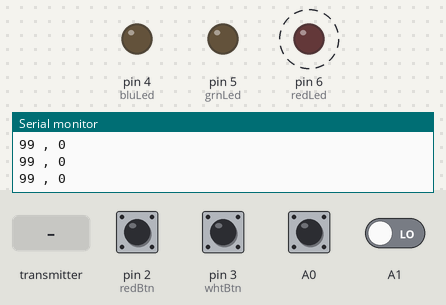
This sketch was run on a simulated Arduino Nano, built with avr-gcc and run on an emulated ATmega328P. On the bench: output pins drawn as LEDs (lit = HIGH), the last lines printed to the serial monitor. Dashed ring = blinking. Inputs (shaded band) come from the test bench; at power-on: A0 HIGH, A1, pin 2 (redBtn), pin 3 (whtBtn) LOW. No radio packets arrive unless stated.

Above: at 3.88 s.
4.3 s: the transmitter starts sending rcvData = 0
At 5.05 s:
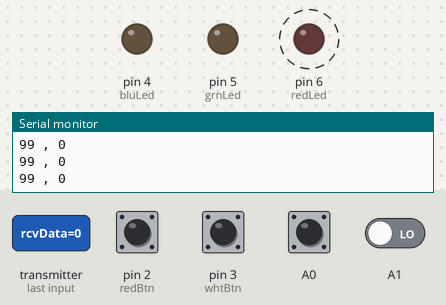
7.3 s: the transmitter starts sending rcvData = 1023
At 7.46 s:
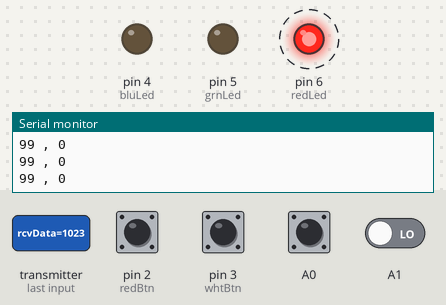
Timing chart, 0 to 16.3 s (numbered marks = the images above; inputs shaded):
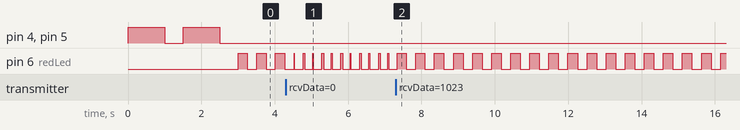

The sketch:

Remote_Node.ino
```cpp
// SimpleRxAckPayload- the slave or the receiver

#include <SPI.h>
#include <nRF24L01.h>
#include <RF24.h>

#define CE_PIN   9
#define CSN_PIN 10

const byte slaveAddress[3][5] = {
	// each slave needs a different address
						{'R','x','A','A','A'},
						{'R','x','A','A','B'},
						{'R','x','A','A','C'}
};
const int redLed = 6;
const int grnLed = 5;
const int bluLed = 4;
const int whtBtn = 3;
const int redBtn = 2;

unsigned long currentMillis;
unsigned long prevMillis;
unsigned long blinkMillis = 250;
unsigned long timeoutMillis = 5000;
unsigned long timeoutPrevMillis;

RF24 radio(CE_PIN, CSN_PIN);

int rcvData; // this must match dataToSend in the TX
int ackData = 0; // the two values to be sent to the master
int node = 0;
bool timeout;

//==============

void setup() {

	pinMode(A0, INPUT);
	pinMode(A1, INPUT);
	pinMode(redBtn, INPUT);
	pinMode(whtBtn, INPUT);
	pinMode(grnLed, OUTPUT);
	pinMode(bluLed, OUTPUT);
	pinMode(redLed, OUTPUT);

	Serial.begin(9600);

	Serial.println("BrockTronics IPF Lights Remote node starting");

	bool mode_sel1 = digitalRead(A0);
	bool mode_sel2 = digitalRead(A1);

	//Use the DIP switch to set which judge the remote is assigned to
	if ((mode_sel1 == LOW) && (mode_sel2 == LOW)) {
		node = 0;
		setup_blink(1);
	}
	if ((mode_sel1 == LOW) && (mode_sel2 == HIGH)) {
		node = 1;
		setup_blink(2);
	}
	if ((mode_sel1 == HIGH) && (mode_sel2 == LOW)) {
		node = 1;
		setup_blink(2);
	}
	if ((mode_sel1 == HIGH) && (mode_sel2 == HIGH)) {
		node = 2;
		setup_blink(3);
	}
	Serial.print("Remote node set to address ");
	Serial.println(node);

	radio.begin();
	radio.setDataRate(RF24_250KBPS);
	radio.openReadingPipe(1, slaveAddress[node]);

	radio.enableAckPayload();

	radio.startListening();

	radio.writeAckPayload(1, &ackData, sizeof(ackData)); // pre-load data
}

//==========

void loop() {

	currentMillis = millis();

	if (timeout == false) rcvData = 99; //preemptively circumvent switch statement in the event of a timeout


	switch (rcvData) {
	case 0: //Steady state waiting for a call
		if (digitalRead(redBtn)) ackData = 1;
		if (digitalRead(whtBtn)) ackData = 2;
		digitalWrite(bluLed, LOW);
		digitalWrite(grnLed, LOW);
		digitalWrite(redLed, LOW);
		break;
	case 1: //Call receieved by other remote, waiting for call
		if (digitalRead(redBtn)) ackData = 1;
		if (digitalRead(whtBtn)) ackData = 2;
		digitalWrite(bluLed, HIGH);
		digitalWrite(grnLed, LOW);
		digitalWrite(redLed, LOW);
		break;
	case 2: //Call recieved and confirmed
		digitalWrite(bluLed, HIGH);
		digitalWrite(grnLed, HIGH);
		digitalWrite(redLed, LOW);
		ackData = 0;
		break;
	case 3: //Test mode
		digitalWrite(redLed, LOW);
		if (digitalRead(redBtn)) ackData = 1;
		else if (digitalRead(whtBtn)) ackData = 2;
		else ackData = 0;
		if (currentMillis - prevMillis >= blinkMillis) {
			digitalWrite(bluLed, !digitalRead(bluLed));
			digitalWrite(grnLed, !digitalRead(grnLed));
			prevMillis = millis();
		}
		break;
	case 99:
		digitalWrite(bluLed, LOW);
		digitalWrite(grnLed, LOW);
		if (currentMillis - prevMillis >= blinkMillis) {
			digitalWrite(redLed, !digitalRead(redLed));
			prevMillis = millis();
		}
		break;
	}

	Serial.print(rcvData);
	Serial.print(" , ");
	Serial.println(ackData);
	radio.writeAckPayload(1, &ackData, sizeof(ackData)); //prepares ack payload for when polled by master
	getData();

	if (currentMillis - timeoutPrevMillis >= timeoutMillis) timeout = true;
	else timeout = false;
}

//============

void getData() {
	if (radio.available()) {
		radio.read(&rcvData, sizeof(rcvData));
		timeoutPrevMillis = millis();
	}
}

void setup_blink(int judgeNumber) {
	for (int i = 0; i < judgeNumber; i++) {
		digitalWrite(bluLed, HIGH);
		digitalWrite(grnLed, HIGH);
		delay(1000);
		digitalWrite(bluLed, LOW);
		digitalWrite(grnLed, LOW);
		if (i != judgeNumber)  delay(500);
	}
}
```

Measured:
- after the input at 4.3 s, pin 6 (redLed): alternates HIGH for 0.03 s and LOW for 0.22 s, starting after 0.23 s
- after the input at 7.3 s, pin 6 (redLed): alternates HIGH for 0.26 s and LOW for 0.26 s, starting after 0.29 s
- by itself, pin 6 (redLed): alternates HIGH for 0.26 s and LOW for 0.25 s
